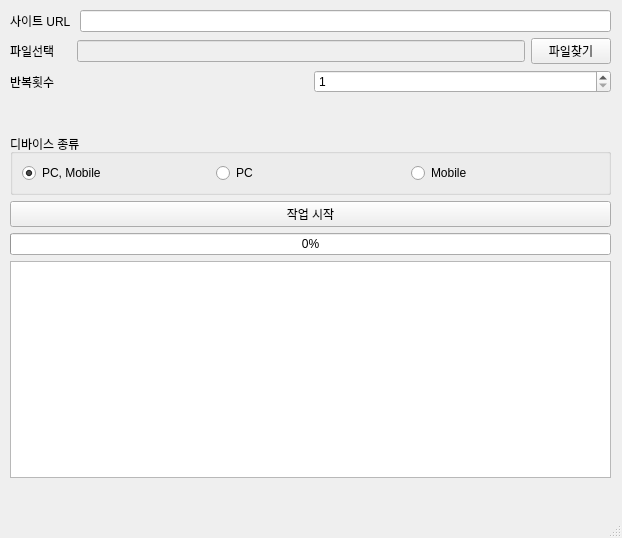
<?xml version="1.0" encoding="UTF-8"?>
<ui version="4.0">
 <class>AdCrawler</class>
 <widget class="QMainWindow" name="AdCrawler">
  <property name="geometry">
   <rect>
    <x>0</x>
    <y>0</y>
    <width>622</width>
    <height>538</height>
   </rect>
  </property>
  <property name="windowTitle">
   <string>AdCrawler</string>
  </property>
  <widget class="QWidget" name="centralwidget">
   <widget class="QWidget" name="">
    <property name="geometry">
     <rect>
      <x>10</x>
      <y>10</y>
      <width>601</width>
      <height>468</height>
     </rect>
    </property>
    <layout class="QVBoxLayout" name="verticalLayout_3">
     <item>
      <layout class="QVBoxLayout" name="verticalLayout_2">
       <item>
        <layout class="QVBoxLayout" name="verticalLayout">
         <item>
          <layout class="QHBoxLayout" name="horizontalLayout_2">
           <item>
            <widget class="QLabel" name="label_url">
             <property name="text">
              <string>사이트 URL </string>
             </property>
            </widget>
           </item>
           <item>
            <widget class="QLineEdit" name="edit_url"/>
           </item>
          </layout>
         </item>
         <item>
          <layout class="QHBoxLayout" name="horizontalLayout_3">
           <item>
            <widget class="QLabel" name="label_file">
             <property name="text">
              <string>파일선택     </string>
             </property>
            </widget>
           </item>
           <item>
            <widget class="QLineEdit" name="edit_file">
             <property name="enabled">
              <bool>false</bool>
             </property>
            </widget>
           </item>
           <item>
            <widget class="QPushButton" name="btn_file">
             <property name="text">
              <string>파일찾기</string>
             </property>
            </widget>
           </item>
          </layout>
         </item>
         <item>
          <layout class="QHBoxLayout" name="horizontalLayout_4">
           <item>
            <widget class="QLabel" name="label_cnt">
             <property name="text">
              <string>반복횟수</string>
             </property>
            </widget>
           </item>
           <item>
            <widget class="QSpinBox" name="spin_cnt">
             <property name="minimum">
              <number>1</number>
             </property>
             <property name="maximum">
              <number>9999</number>
             </property>
             <property name="singleStep">
              <number>1</number>
             </property>
             <property name="value">
              <number>1</number>
             </property>
            </widget>
           </item>
          </layout>
         </item>
        </layout>
       </item>
       <item>
        <spacer name="verticalSpacer">
         <property name="orientation">
          <enum>Qt::Vertical</enum>
         </property>
         <property name="sizeHint" stdset="0">
          <size>
           <width>128</width>
           <height>10</height>
          </size>
         </property>
        </spacer>
       </item>
       <item>
        <widget class="QGroupBox" name="grp_device">
         <property name="title">
          <string>디바이스 종류</string>
         </property>
         <layout class="QHBoxLayout" name="horizontalLayout">
          <item>
           <widget class="QRadioButton" name="radio_both">
            <property name="text">
             <string>PC, Mobile</string>
            </property>
            <property name="checked">
             <bool>true</bool>
            </property>
           </widget>
          </item>
          <item>
           <widget class="QRadioButton" name="radio_pc">
            <property name="text">
             <string>PC</string>
            </property>
            <property name="checked">
             <bool>false</bool>
            </property>
           </widget>
          </item>
          <item>
           <widget class="QRadioButton" name="radio_mobile">
            <property name="text">
             <string>Mobile</string>
            </property>
           </widget>
          </item>
         </layout>
        </widget>
       </item>
       <item>
        <widget class="QPushButton" name="btn_start">
         <property name="text">
          <string>작업 시작</string>
         </property>
        </widget>
       </item>
      </layout>
     </item>
     <item>
      <widget class="QProgressBar" name="progress_bar">
       <property name="value">
        <number>0</number>
       </property>
      </widget>
     </item>
     <item>
      <widget class="QTextBrowser" name="log_browser"/>
     </item>
    </layout>
   </widget>
  </widget>
  <widget class="QMenuBar" name="menubar">
   <property name="geometry">
    <rect>
     <x>0</x>
     <y>0</y>
     <width>622</width>
     <height>37</height>
    </rect>
   </property>
  </widget>
  <widget class="QStatusBar" name="statusbar"/>
 </widget>
 <resources/>
 <connections/>
</ui>
